Frame 1 (no input): blank canvas, image omitted
Frame 60 (the mouse pressed at the canvas centre just before this capture): blank canvas, image omitted
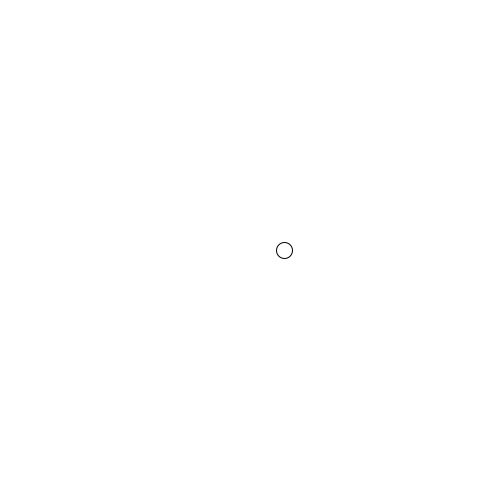
Frame 120 (the mouse held since frame 60 and released just before this capture)

The Processing sketch whose frames 1 and 60 were blank and that drew this single picture after the mouse press (run headless with seeded random() and noise(); from frame 60 on, the mouse is pressed at the canvas centre):

// Processing sketch: noiseEllipse
// ── noiseEllipse.pde
void setup() {
  size(500,500);
  background(255);
}

float t = 3;
void draw() {
  background(255);
  float n = noise(t);
  float x = map(n, 0, 1, 0, width);
  ellipse(x, 250, 16, 16);
  t += 0.01;
}
